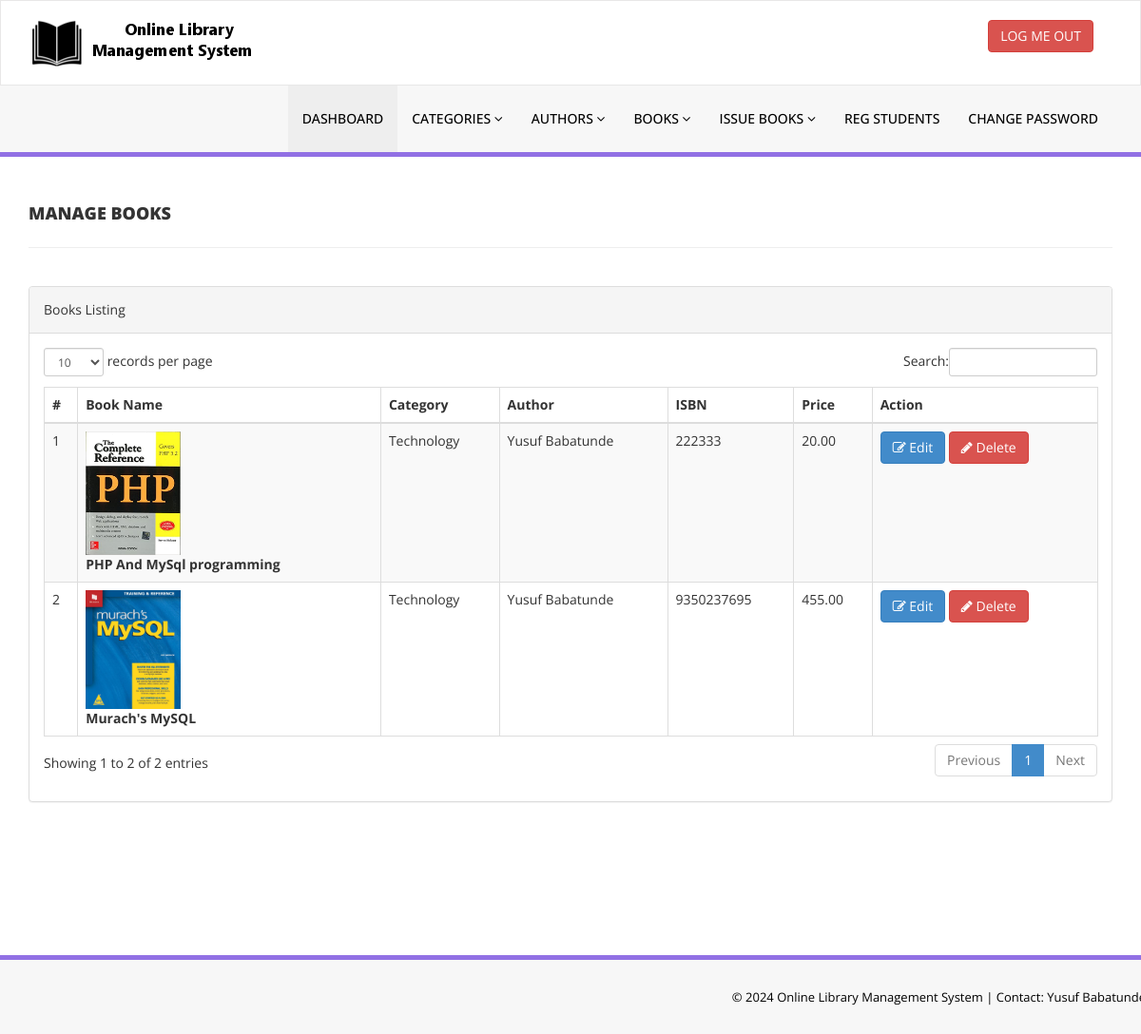
The app's page /admin/manage-books.php (signed in) with its own data.
### tables this page shows
CREATE TABLE `tblbooks` (
  `id` int(11) NOT NULL,
  `BookName` varchar(255) DEFAULT NULL,
  `CatId` int(11) DEFAULT NULL,
  `AuthorId` int(11) DEFAULT NULL,
  `ISBNNumber` varchar(25) DEFAULT NULL,
  `BookPrice` decimal(10,2) DEFAULT NULL,
  `bookImage` varchar(250) NOT NULL,
  `isIssued` int(1) DEFAULT NULL,
  `RegDate` timestamp NULL DEFAULT current_timestamp(),
  `UpdationDate` timestamp NULL DEFAULT NULL ON UPDATE current_timestamp()
);

CREATE TABLE `tblcategory` (
  `id` int(11) NOT NULL,
  `CategoryName` varchar(150) DEFAULT NULL,
  `Status` int(1) DEFAULT NULL,
  `CreationDate` timestamp NULL DEFAULT current_timestamp(),
  `UpdationDate` timestamp NULL DEFAULT '0000-00-00 00:00:00' ON UPDATE current_timestamp()
);

CREATE TABLE `tblauthors` (
  `id` int(11) NOT NULL,
  `AuthorName` varchar(159) DEFAULT NULL,
  `creationDate` timestamp NULL DEFAULT current_timestamp(),
  `UpdationDate` timestamp NULL DEFAULT NULL ON UPDATE current_timestamp()
);

### admin/manage-books.php (the view, shortened to what this page needs)
<?php
include('includes/config.php');
if(strlen($_SESSION['alogin'])==0)
    {
header('location:index.php');
}
else{
    ?>
<!DOCTYPE html>
<html xmlns="http://www.w3.org/1999/xhtml">
<head>
    <link href="assets/css/bootstrap.css" rel="stylesheet" />
    <link href="assets/css/font-awesome.css" rel="stylesheet" />
    <link href="assets/js/dataTables/dataTables.bootstrap.css" rel="stylesheet" />
    <link href="assets/css/style.css" rel="stylesheet" />
</head>
<body>
<?php include('includes/header.php');?>
    <div class="content-wrapper">
         <div class="container">
        <div class="row pad-botm">
            <div class="col-md-12">
                <h4 class="header-line">Manage Books</h4>
    </div>
        </div>
            <div class="row">
                <div class="col-md-12">
                    <div class="panel panel-default">
                        <div class="panel-heading">
                           Books Listing
                        </div>
                        <div class="panel-body">
                            <div class="table-responsive">
                                <table class="table table-striped table-bordered table-hover" id="dataTables-example">
                                    <thead>
                                        <tr>
                                            <th>#</th>
                                            <th>Book Name</th>
                                            <th>Category</th>
                                            <th>Author</th>
                                            <th>ISBN</th>
                                            <th>Price</th>
                                            <th>Action</th>
                                        </tr>
                                    </thead>
                                    <tbody>
<?php $sql = "SELECT tblbooks.BookName,tblcategory.CategoryName,tblauthors.AuthorName,tblbooks.ISBNNumber,tblbooks.BookPrice,tblbooks.id as bookid,tblbooks.bookImage from  tblbooks join tblcategory on tblcategory.id=tblbooks.CatId join tblauthors on tblauthors.id=tblbooks.AuthorId";
$query = $dbh -> prepare($sql);
$query->execute();
$results=$query->fetchAll(PDO::FETCH_OBJ);
$cnt=1;
if($query->rowCount() > 0)
{
foreach($results as $result)
{               ?>
                                        <tr class="odd gradeX">
                                            <td class="center"><?php echo htmlentities($cnt);?></td>
                                            <td class="center" width="300">
<img src="bookimg/<?php echo htmlentities($result->bookImage);?>" width="100">
                                                <br /><b><?php echo htmlentities($result->BookName);?></b></td>
                                            <td class="center"><?php echo htmlentities($result->CategoryName);?></td>
                                            <td class="center"><?php echo htmlentities($result->AuthorName);?></td>
                                            <td class="center"><?php echo htmlentities($result->ISBNNumber);?></td>
                                            <td class="center"><?php echo htmlentities($result->BookPrice);?></td>
                                            <td class="center">
                                            <a href="edit-book.php?bookid=<?php echo htmlentities($result->bookid);?>"><button class="btn btn-primary"><i class="fa fa-edit "></i> Edit</button>
                                          <a href="manage-books.php?del=<?php echo htmlentities($result->bookid);?>" onclick="return confirm('Are you sure you want to delete?');"" >  <button class="btn btn-danger"><i class="fa fa-pencil"></i> Delete</button>
                                            </td>
                                        </tr>
 <?php $cnt=$cnt+1;}} ?>
                                    </tbody>
                                </table>
                            </div>
                        </div>
                    </div>
                </div>
            </div>
    </div>
    </div>
  <?php include('includes/footer.php');?>
</body>
</html>
<?php } ?>

### admin/includes/header.php (shortened to what this page needs)
<div class="navbar navbar-inverse set-radius-zero" >
        <div class="container">
            <div class="navbar-header">
                <a class="navbar-brand">
                    <img src="assets/img/logo.png" />
                </a>
            </div>
            <div class="right-div">
                <a href="logout.php" class="btn btn-danger pull-right">LOG ME OUT</a>
            </div>
        </div>
    </div>
    <section class="menu-section">
        <div class="container">
            <div class="row ">
                <div class="col-md-12">
                    <div class="navbar-collapse collapse ">
                        <ul id="menu-top" class="nav navbar-nav navbar-right">
                            <li><a href="dashboard.php" class="menu-top-active">DASHBOARD</a></li>
                            <li>
                                <a href="#" class="dropdown-toggle" id="ddlmenuItem" data-toggle="dropdown"> Categories <i class="fa fa-angle-down"></i></a>
                            </li>
                            <li>
                                <a href="#" class="dropdown-toggle" id="ddlmenuItem" data-toggle="dropdown"> Authors <i class="fa fa-angle-down"></i></a>
                            </li>
 <li>
                                <a href="#" class="dropdown-toggle" id="ddlmenuItem" data-toggle="dropdown"> Books <i class="fa fa-angle-down"></i></a>
                            </li>
                           <li>
                                <a href="#" class="dropdown-toggle" id="ddlmenuItem" data-toggle="dropdown"> Issue Books <i class="fa fa-angle-down"></i></a>
                            </li>
                             <li><a href="reg-students.php">Reg Students</a></li>
  <li><a href="change-password.php">Change Password</a></li>
                        </ul>
                    </div>
                </div>
            </div>
        </div>
    </section>

### admin/includes/footer.php
<section class="footer-section">
     <div class="container">
         <div class="row">
             <div class="col-md-12">
                &copy; <?php echo date('Y');?> Online Library Management System |<a href="https://boy2700.github.io/My-Cv_website/" target="_blank"  > Contact: Yusuf Babatunde</a>
             </div>
         </div>
     </div>
 </section>

### admin/assets/css/style.css (style rules this page uses)
.set-radius-zero { border-radius:0px; -moz-border-radius:0px; -webkit-border-radius:0px; }
.content-wrapper { margin-top: 40px; min-height:800px; padding-bottom:90px; }
.header-line { font-weight:900; padding-bottom:25px; border-bottom:1px solid #eeeeee; text-transform:uppercase; }
.pad-botm { padding-bottom:30px; }
.right-div { float: right; padding: 20px; }
#menu-top a { color:#000; text-decoration:none; font-weight:500; padding: 25px 15px 25px 15px; text-transform:uppercase; }
.menu-section { background-color: #f7f7f7; border-bottom:5px solid #9170E4; width:100% }
.menu-top-active { background-color:#eeeeee; }
.navbar-inverse { background-color: #FFF; border-color: rgba(155, 153, 153, 0.23); }
.navbar { min-height: 90px; margin-bottom: 0px; }
.footer-section { padding:25px 50px 25px 50px; color:#000; font-size:13px; background-color: #f7f7f7; text-align:right; border-top:5px solid #9170E4; }
.footer-section a, .footer-section a:hover { color:#000; }

### records on screen
tblbooks: bookImage (picture), BookName "PHP And MySql programming", tblcategory.CategoryName "Technology", AuthorId.AuthorName "Yusuf Babatunde", ISBNNumber "222333", BookPrice "20.00"
tblbooks: bookImage (picture), BookName "Murach's MySQL", tblcategory.CategoryName "Technology", AuthorId.AuthorName "Yusuf Babatunde", ISBNNumber "9350237695", BookPrice "455.00"
